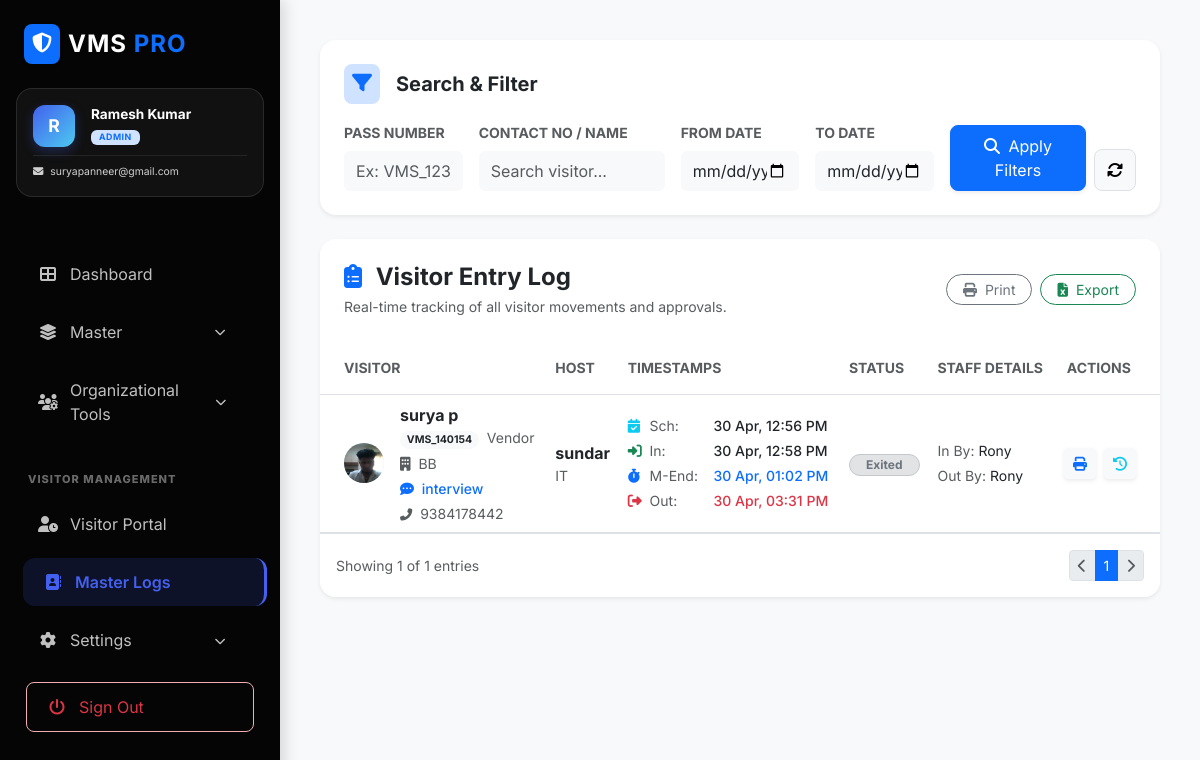
Before: /list_visitor.php (signed in) with the older database file.
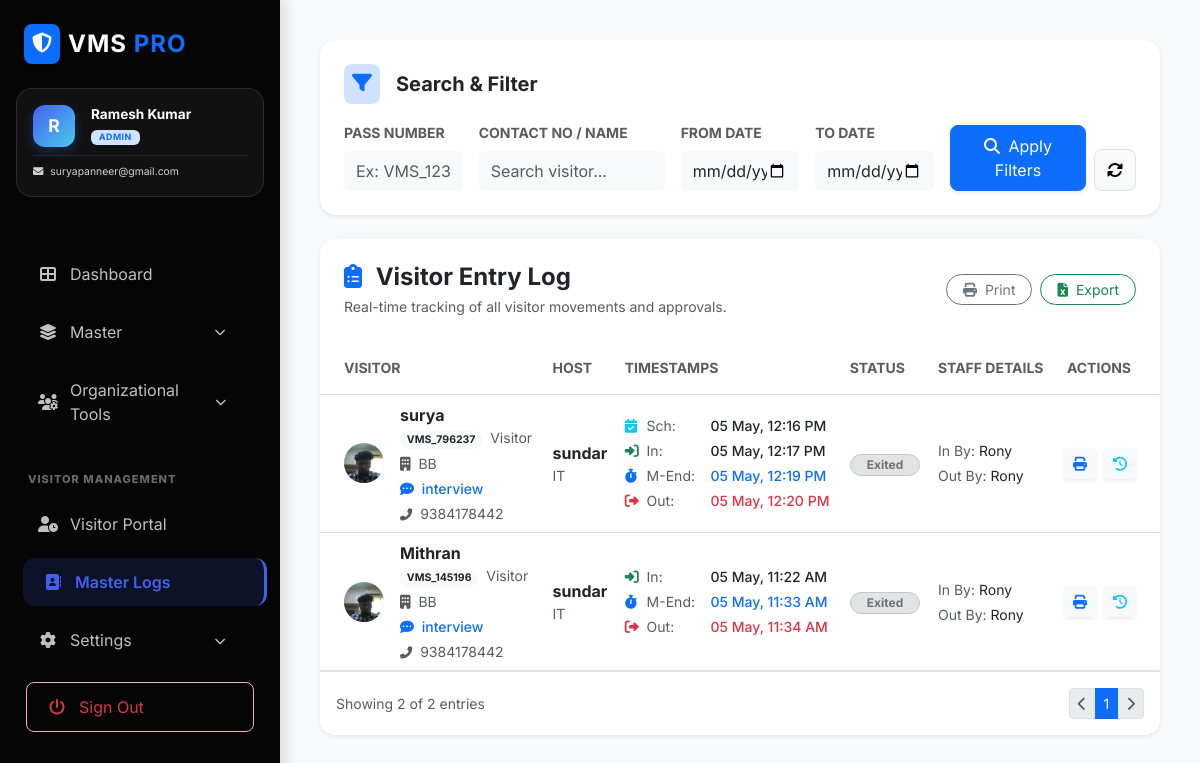
After: the same page with the newer database file.
### tables this page shows
CREATE TABLE `visitor_master` (
  `id` int(11) NOT NULL,
  `pass_no` varchar(50) DEFAULT NULL,
  `img_capture` longtext DEFAULT NULL,
  `person_to_meet` varchar(100) NOT NULL,
  `purpose` varchar(255) NOT NULL,
  `visitor_type` enum('Client','Vendor','Visitor') NOT NULL,
  `company_name` varchar(100) DEFAULT NULL,
  `location` varchar(100) DEFAULT NULL,
  `visitor_name` varchar(100) NOT NULL,
  `gender` enum('Male','Female','Other') DEFAULT 'Male',
  `contact_no` varchar(15) NOT NULL,
  `email` varchar(100) DEFAULT NULL,
  `meeting_date_time` datetime DEFAULT NULL,
  `devices` text DEFAULT NULL,
  `id_type` varchar(50) DEFAULT NULL,
  `id_upload` varchar(255) DEFAULT NULL,
  `status` enum('Pending','Approved','Rejected') DEFAULT 'Pending',
  `in_time` datetime DEFAULT NULL,
  `out_time` datetime DEFAULT NULL,
  `created_at` timestamp NOT NULL DEFAULT current_timestamp(),
  `vehicle_type` varchar(50) DEFAULT NULL,
  `vehicle_number` varchar(50) DEFAULT NULL,
  `employee_id` int(11) DEFAULT NULL,
  `mobile_count` int(11) DEFAULT NULL,
  `charger_count` int(11) DEFAULT NULL,
  `disc_count` int(11) DEFAULT NULL,
  `laptop_count` int(11) DEFAULT NULL,
  `approval_status` tinyint(4) DEFAULT 0 COMMENT '0=Pending, 1=Approved, 2=Rejected,\r\n3= Schedule',
  `meeting_out_time` datetime DEFAULT NULL,
  `checkin_by` int(11) DEFAULT NULL,
  `checkout_by` int(11) DEFAULT NULL
);

CREATE TABLE `users` (
  `id` int(11) NOT NULL,
  `full_name` varchar(100) NOT NULL,
  `email` varchar(150) NOT NULL,
  `password` varchar(255) NOT NULL,
  `contact_no` varchar(20) DEFAULT NULL,
  `designation` varchar(100) DEFAULT NULL,
  `department` varchar(100) DEFAULT NULL,
  `location` varchar(100) DEFAULT NULL,
  `role` varchar(50) DEFAULT 'employee',
  `reporting_manager` varchar(100) DEFAULT NULL,
  `status` enum('Active','Inactive') DEFAULT 'Active',
  `created_at` timestamp NULL DEFAULT current_timestamp()
);

### list_visitor.php (the view, shortened to what the rows shown need)
<?php include("includes/config.php"); ?>
<?php
$limit = 10;
$page = isset($_GET['page']) ? (int)$_GET['page'] : 1;
$offset = ($page - 1) * $limit;
$query = "SELECT v.*,
          orig_e.full_name AS first_host_name, orig_e.department AS first_host_dept,
          curr_e.full_name AS curr_host_name, curr_e.department AS curr_host_dept,
          d.dept_color,
          c.full_name AS checkin_staff, co.full_name AS checkout_staff,
          creator.full_name AS scheduled_by_name
          FROM visitor_master v
          /* Join for the First Host (Original Meeting) */
          LEFT JOIN (
              SELECT visitor_id, emp_id, MIN(id) as first_id
              FROM visitor_handoffs
              GROUP BY visitor_id
          ) fh ON v.id = fh.visitor_id
          LEFT JOIN users orig_e ON fh.emp_id = orig_e.id
          /* Join for Current Host (Last Handoff) */
          LEFT JOIN users curr_e ON v.employee_id = curr_e.id
          LEFT JOIN departments d ON orig_e.department = d.dept_name
          LEFT JOIN users c ON v.checkin_by = c.id
          LEFT JOIN users co ON v.checkout_by = co.id
          LEFT JOIN users creator ON v.checkin_by = creator.id
          WHERE 1=1";
$final_params = [];
$query .= " ORDER BY v.id DESC LIMIT $limit OFFSET $offset";
$stmt = $con->prepare($query);
$stmt->execute($final_params);
$visitors = $stmt->fetchAll(PDO::FETCH_ASSOC);
?>
<?php include("includes/header.php"); ?>
<div class="content">
    <div class="content-animate">
        <div class="card border-0 shadow-sm rounded-4 overflow-hidden">
            <div class="card-body p-0">
                <div class="table-responsive">
                    <table class="table table-hover align-middle mb-0">
                        <thead class="bg-light">
                            <tr>
                                <th class="ps-4 py-3 text-muted small fw-bold">VISITOR</th>
                                <th class="py-3 text-muted small fw-bold">HOST</th>
                                <th class="py-3 text-muted small fw-bold">TIMESTAMPS</th>
                                <th class="py-3 text-muted small fw-bold">STATUS</th>
                                <?php if($_SESSION['role'] === 'admin'): ?>
                                    <th class="py-3 text-muted small fw-bold">STAFF DETAILS</th>
                                <?php endif; ?>
                                <th class="text-center py-3 text-muted small fw-bold pe-4">ACTIONS</th>
                            </tr>
                        </thead>
                        <tbody>
                            <?php foreach($visitors as $row): ?>
                            <tr>
                                <td class="ps-4">
                                    <div class="d-flex align-items-center">
                                        <div class="bg-primary-subtle text-primary rounded-circle overflow-hidden me-3 d-flex align-items-center justify-content-center fw-bold" style="width: 40px; height: 40px; min-width: 40px;">
                                            <?php if(!empty($row['img_capture']) && file_exists("uploads/" . $row['img_capture'])): ?>
                                                <img src="uploads/<?= htmlspecialchars($row['img_capture']) ?>" style="width: 100%; height: 100%; object-fit: cover;">
                                            <?php else: ?>
                                                <i class="fas fa-user"></i>
                                            <?php endif; ?>
                                        </div>
                                        <div>
                                            <div class="fw-bold text-dark"><?= htmlspecialchars($row['visitor_name']) ?></div>
                                            <div class="small text-muted mb-1">
                                                <span class="badge bg-light text-dark border-0 rounded-pill me-1"><?= htmlspecialchars($row['pass_no'] ?: 'NULL') ?></span>
                                                <?= htmlspecialchars($row['visitor_type']) ?>
                                            </div>
                                            <div class="small text-muted"><i class="fas fa-building me-1"></i> <?= htmlspecialchars($row['company_name'] ?: 'Independent') ?></div>
                                            <div class="small text-primary mt-1 fw-medium"><i class="fas fa-comment-dots me-1"></i> <?= htmlspecialchars($row['purpose']) ?></div>
                                            <div class="small text-muted mt-1"><i class="fas fa-phone-alt small me-1"></i> <?= htmlspecialchars($row['contact_no']) ?></div>
                                        </div>
                                    </div>
                                </td>
                                <td>
                                    <?php
                                        $host_name = $row['first_host_name'] ?: ($row['curr_host_name'] ?: 'Not Assigned');
                                        $host_dept = $row['first_host_dept'] ?: ($row['curr_host_dept'] ?: '-');
                                    ?>
                                    <div class="fw-bold text-dark"><?= htmlspecialchars($host_name) ?></div>
                                    <div class="small text-muted"><?= htmlspecialchars($host_dept) ?></div>
                                </td>
                                <td>
                                    <?php if(!empty($row['meeting_date_time'])): ?>
                                    <div class="small mb-1">
                                        <i class="fas fa-calendar-check text-info me-1" style="width: 14px;"></i>
                                        <span class="text-muted" style="display:inline-block; width: 60px;">Sch:</span> <span class="fw-medium"><?= date("d M, h:i A", strtotime($row['meeting_date_time'])) ?></span>
                                    </div>
                                    <?php endif; ?>
                                    <?php if(!empty($row['in_time'])): ?>
                                    <div class="small mb-1">
                                        <i class="fas fa-sign-in-alt text-success me-1" style="width: 14px;"></i>
                                        <span class="text-muted" style="display:inline-block; width: 60px;">In:</span> <span class="fw-medium"><?= date("d M, h:i A", strtotime($row['in_time'])) ?></span>
                                    </div>
                                    <?php endif; ?>
                                    <?php if(!empty($row['meeting_out_time'])): ?>
                                    <div class="small mb-1 text-primary">
                                        <i class="fas fa-stopwatch me-1" style="width: 14px;"></i>
                                        <span class="text-muted" style="display:inline-block; width: 60px;">M-End:</span> <span class="fw-medium"><?= date("d M, h:i A", strtotime($row['meeting_out_time'])) ?></span>
                                    </div>
                                    <?php endif; ?>
                                    <?php if(!empty($row['out_time'])): ?>
                                    <div class="small text-danger">
                                        <i class="fas fa-sign-out-alt me-1" style="width: 14px;"></i>
                                        <span class="text-muted" style="display:inline-block; width: 60px;">Out:</span> <span class="fw-medium"><?= date("d M, h:i A", strtotime($row['out_time'])) ?></span>
                                    </div>
                                    <?php endif; ?>
                                </td>
                                <td>
                                    <?php
                                        $is_expired = false;
                                    ?>
                                    <?php
                                        if($is_expired): ?>
                                            <span class="badge bg-danger-subtle text-danger border border-danger-subtle rounded-pill px-3">Expired</span>
                                        <?php elseif(!empty($row['out_time'])): ?>
                                            <span class="badge bg-secondary-subtle text-secondary border border-secondary-subtle rounded-pill px-3">Exited</span>
                                        <?php endif; ?>
                                </td>
                                <?php if($_SESSION['role'] === 'admin'): ?>
                                <td>
                                    <?php if(!empty($row['in_time'])): ?>
                                        <div class="small mb-1">
                                            <span class="text-muted">In By:</span> <?= htmlspecialchars($row['checkin_staff'] ?: '—') ?>
                                        </div>
                                    <?php endif; ?>
                                    <?php if(!empty($row['out_time'])): ?>
                                        <div class="small">
                                            <span class="text-muted">Out By:</span> <?= htmlspecialchars($row['checkout_staff'] ?: '—') ?>
                                        </div>
                                    <?php endif; ?>
                                </td>
                                <?php endif; ?>
                                <td class="pe-4">
                                    <div class="d-flex gap-2 justify-content-end">
                                        <?php if($row['approval_status'] == 1): ?>
                                            <a href="receipt.php?pass_no=<?= urlencode($row['pass_no']) ?>" class="btn btn-light btn-sm text-primary shadow-sm" title="Print Pass"><i class="fas fa-print"></i></a>
                                            <button class="btn btn-light btn-sm text-info shadow-sm viewTimelineBtn" data-id="<?= $row['id'] ?>" data-name="<?= htmlspecialchars($row['visitor_name']) ?>" title="History"><i class="fas fa-clock-rotate-left"></i></button>
                                        <?php elseif($row['approval_status'] == 3 && $_SESSION['role'] === 'timeoffice' && !$is_expired): ?>
                                            <a href="add_visitor_form.php?id=<?= $row['id'] ?>" class="btn btn-primary btn-sm rounded-pill px-3 shadow-sm">Check-IN</a>
                                        <?php else: ?>
                                            <span class="text-muted small">N/A</span>
                                        <?php endif; ?>
                                    </div>
                                </td>
                            </tr>
                            <?php endforeach; ?>
                        </tbody>
                    </table>
                </div>
            </div>
        </div>
    </div>
</div>
<?php include("includes/footer.php"); ?>

Changed rows visible on the page:
removed visitor_master: img_capture (picture), visitor_name "surya p", pass_no "VMS_140154", visitor_type "Vendor", company_name "BB", purpose "interview", contact_no "9384178442", host_name "sundar", host_dept "IT", meeting_date_time "30 Apr, 12:56 PM", in_time "30 Apr, 12:58 PM", meeting_out_time "30 Apr, 01:02 PM", out_time "30 Apr, 03:31 PM", shows "Exited", users.full_name "Rony"
added visitor_master: img_capture (picture), visitor_name "surya", pass_no "VMS_796237", visitor_type "Visitor", company_name "BB", purpose "interview", contact_no "9384178442", host_name "sundar", host_dept "IT", meeting_date_time "05 May, 12:16 PM", in_time "05 May, 12:17 PM", meeting_out_time "05 May, 12:19 PM", out_time "05 May, 12:20 PM", shows "Exited", users.full_name "Rony"
added visitor_master: img_capture (picture), visitor_name "Mithran", pass_no "VMS_145196", visitor_type "Visitor", company_name "BB", purpose "interview", contact_no "9384178442", host_name "sundar", host_dept "IT", in_time "05 May, 11:22 AM", meeting_out_time "05 May, 11:33 AM", out_time "05 May, 11:34 AM", shows "Exited", users.full_name "Rony"
Other visible differences:
count($visitors): "1" → "2"
$total_records: "1" → "2"
